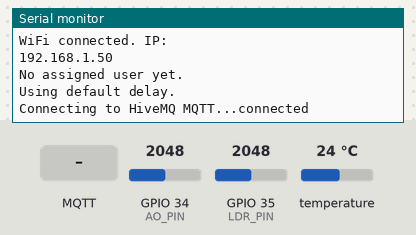
Bench run of a sketch on a simulated ESP32. On the bench: the last lines printed to the serial monitor. The test bench sets the inputs (shaded band); at power-on: temperature 24 °C, GPIO 34 (AO_PIN) = 2048, GPIO 35 (LDR_PIN) = 2048. WiFi joins after 1.5 s; servers stay silent unless stated; EEPROM starts erased; no MQTT or app messages arrive unless stated.

Above: at 2.8 s.
2.9 s: MQTT message "unassigned" arrives on the first subscribed topic
At 4.6 s:
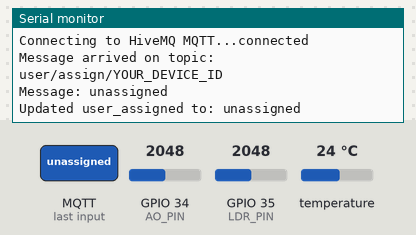
5.2 s: MQTT message "5" arrives on the first subscribed topic
At 7.0 s:
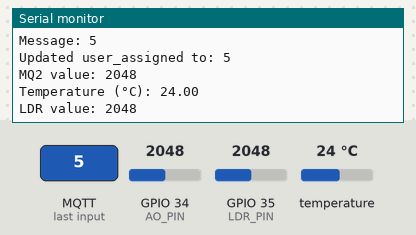
7.2 s: MQTT message "on" arrives on the first subscribed topic
9.0 s: MQTT message "unassigned" arrives on the second subscribed topic
10.9 s: MQTT message "5" arrives on the second subscribed topic
12.7 s: temperature set to 12 °C
At 13.4 s:
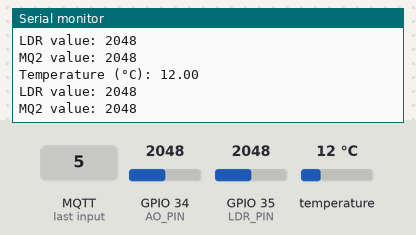

The sketch:

IoT_Project_Gas.ino
```cpp
#include <WiFi.h>
#include <WiFiClientSecure.h>
#include <PubSubClient.h>
#include <ArduinoJson.h>
#include <Preferences.h>
#include <OneWire.h>
#include <DallasTemperature.h>

#define AO_PIN 34         // MQ2 analog pin
#define ONE_WIRE_BUS 14   // DS18B20 connected to GPIO 14
#define LDR_PIN 35

const char* ssid = "YOUR_WIFI_SSID";
const char* password = "YOUR_WIFI_PASSWORD";

const char* mqtt_server = "YOUR_MQTT_SERVER";
const int mqtt_port = 8883;
const char* mqtt_user = "YOUR_MQTT_USERNAME";
const char* mqtt_pass = "YOUR_MQTT_PASSWORD";
const char* mqtt_topic_gas = "sensor/gas";
const char* mqtt_topic_unassigned = "user/unassigned";
const char* mqtt_topic_assign = "user/assign/YOUR_DEVICE_ID";
const char* mqtt_topic_temp = "sensor/temp";
const char* mqtt_topic_preferences = "preferences/YOUR_DEVICE_ID";
const char* mqtt_topic_ldr = "sensor/light";

WiFiClientSecure wifiSecureClient;
PubSubClient client(wifiSecureClient);
Preferences preferences;

OneWire oneWire(ONE_WIRE_BUS);
DallasTemperature sensors(&oneWire);

String user_assigned = "unassigned";
unsigned long user_defined_delay = 1000;
unsigned long lastUnassignedPublish = 0;

void callback(char* topic, byte* message, unsigned int length);

void setup_wifi() {
  delay(10);
  Serial.println("Connecting to WiFi...");
  WiFi.begin(ssid, password);

  while (WiFi.status() != WL_CONNECTED) {
    delay(500);
    Serial.print(".");
  }

  Serial.println("\nWiFi connected. IP:");
  Serial.println(WiFi.localIP());
}

void reconnect() {
  while (!client.connected()) {
    Serial.print("Connecting to HiveMQ MQTT...");
    if (client.connect("ESP32Client", mqtt_user, mqtt_pass)) {
      Serial.println("connected");
      client.subscribe(mqtt_topic_assign);
      client.subscribe(mqtt_topic_preferences);
    } else {
      Serial.print("failed, rc=");
      Serial.print(client.state());
      Serial.println(" retrying in 5s");
      delay(5000);
    }
  }
}

void setup() {
  pinMode(ONE_WIRE_BUS, INPUT_PULLUP);
  Serial.begin(9600);
  delay(100);
  analogSetAttenuation(ADC_11db);

  setup_wifi();

  wifiSecureClient.setInsecure(); // Not secure – for testing only

  client.setServer(mqtt_server, mqtt_port);
  client.setCallback(callback);

  preferences.begin("my-device", false);
  if (preferences.isKey("user")) {
    user_assigned = preferences.getString("user");
    Serial.print("Loaded assigned user: ");
    Serial.println(user_assigned);
  } else {
    Serial.println("No assigned user yet.");
  }

  if (preferences.isKey("delay")) {
    user_defined_delay = preferences.getULong("delay");
    Serial.print("Loaded delay: ");
    Serial.println(user_defined_delay);
  } else {
    Serial.println("Using default delay.");
  }
  preferences.end();

  sensors.begin();
}

void loop() {
  if (!client.connected()) {
    reconnect();
  }

  client.loop();

  if (user_assigned == "unassigned") {
    unsigned long now = millis();
    if (now - lastUnassignedPublish > 10000) {
      StaticJsonDocument<200> deviceInfo;
      deviceInfo["DeviceId"] = "YOUR_DEVICE_ID";
      String info;
      serializeJson(deviceInfo, info);
      client.publish(mqtt_topic_unassigned, info.c_str());
      Serial.println("Published unassigned DeviceId.");
      lastUnassignedPublish = now;
    }
  } else {
    // GAS SENSOR (MQ2)
    int gasValue = analogRead(AO_PIN);
    Serial.print("MQ2 value: ");
    Serial.println(gasValue);

    StaticJsonDocument<200> doc;
    doc["Unit"] = "gas";
    doc["Value"] = gasValue;
    doc["DeviceId"] = "YOUR_DEVICE_ID";
    doc["Type"] = "gas";

    String payload;
    serializeJson(doc, payload);
    client.publish(mqtt_topic_gas, payload.c_str());

    // TEMPERATURE SENSOR (DS18B20)
    sensors.requestTemperatures();
    float temperatureC = sensors.getTempCByIndex(0);
    Serial.print("Temperature (°C): ");
    Serial.println(temperatureC);

    StaticJsonDocument<200> temp;
    temp["Unit"] = "Celsius";
    temp["Value"] = temperatureC;
    temp["DeviceId"] = "YOUR_DEVICE_ID";
    temp["Type"] = "temperature";

    String temperature;
    serializeJson(temp, temperature);
    client.publish(mqtt_topic_temp, temperature.c_str());

    int ldrValue = analogRead(LDR_PIN);
    Serial.print("LDR value: ");
    Serial.println(ldrValue);

    float lumenValue = ((float)ldrValue / 4095.0) * 1000.0;

    StaticJsonDocument<200> ldr;
    ldr["Unit"] = "lumen";
    ldr["Value"] = lumenValue;
    ldr["DeviceId"] = "YOUR_DEVICE_ID";
    ldr["Type"] = "light";

    String ldrPayload;
    serializeJson(ldr, ldrPayload);
    client.publish(mqtt_topic_ldr, ldrPayload.c_str());
  }

  delay(user_defined_delay);
}

void callback(char* topic, byte* message, unsigned int length) {
  String incoming = "";
  for (int i = 0; i < length; i++) {
    incoming += (char)message[i];
  }

  if (incoming.startsWith("\"") && incoming.endsWith("\"")) {
    incoming = incoming.substring(1, incoming.length() - 1);
  }

  Serial.print("Message arrived on topic: ");
  Serial.println(topic);
  Serial.print("Message: ");
  Serial.println(incoming);

  if (String(topic) == mqtt_topic_assign) {
    preferences.begin("my-device", false);
    preferences.putString("user", incoming);
    preferences.end();
    user_assigned = incoming;
    Serial.print("Updated user_assigned to: ");
    Serial.println(user_assigned);
  } else if (String(topic) == mqtt_topic_preferences) {
    unsigned long new_delay = incoming.toInt();
    if (new_delay > 0 && new_delay <= 60000) {
      preferences.begin("my-device", false);
      preferences.putULong("delay", new_delay);
      preferences.end();
      user_defined_delay = new_delay;
      Serial.print("Updated user_defined_delay to: ");
      Serial.println(user_defined_delay);
    } else {
      Serial.println("Invalid delay received. Ignored.");
    }
  }
}
```

Measured:
- after the input at 2.9 s, the serial monitor: prints a new line after 0.81 s (image 1)
- after the input at 5.2 s, the serial monitor: prints a new line after 0.56 s (image 2)
- after the input at 12.7 s, the serial monitor: prints a new line after 0.12 s (image 3)
